Frame 1 (no input): blank canvas, image omitted
Frame 60 (no input): blank canvas, image omitted
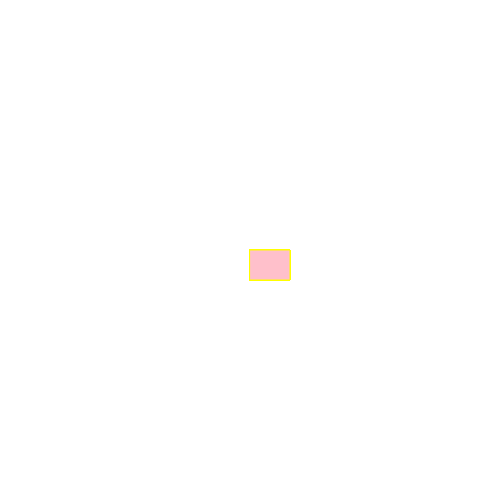
Frame 120 (the mouse pressed at the canvas centre since frame 60)

The p5.js sketch whose frames 1 and 60 were blank and that drew this single picture after the mouse press (run headless with seeded random() and noise() and a simulated clock; from frame 60 on, the mouse is pressed at the canvas centre):

// p5.js sketch
// ── sketch.js
function setup() {
    createCanvas(500, 500);
      background("white");
  }
  
  function draw() {
    
    stroke ("yellow");
    fill("pink");
    
  //console.log ()
    
    if (mouseIsPressed) {  rect(mouseX,mouseY,40,30);}
    
    
  
  }
